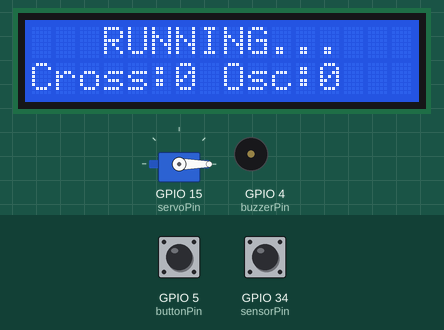
Recording of a sketch running on a simulated ESP32. Parts: servo, 16×2 character LCD, buzzer (waves = sounding, pin HIGH). The test bench sets the inputs (shaded band); at power-on: GPIO 5 (buttonPin) HIGH, GPIO 34 (sensorPin) HIGH. What the sketch prints to the serial monitor is not drawn.

Above: at 1.2 s.
1.3 s: GPIO 5 (buttonPin) pulled LOW for 0.15 s
At 2.0 s:
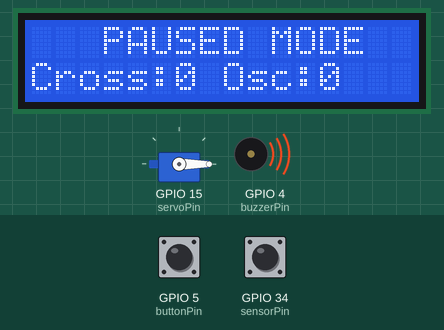
2.9 s: GPIO 5 (buttonPin) pulled LOW for 1 s
At 4.1 s:
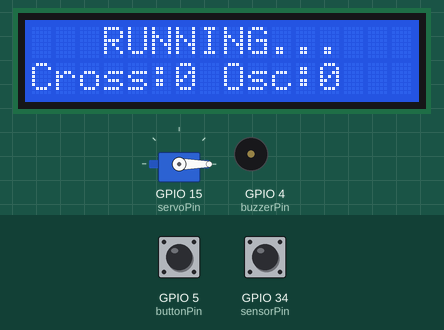
5.4 s: GPIO 34 (sensorPin) driven LOW
At 6.1 s:
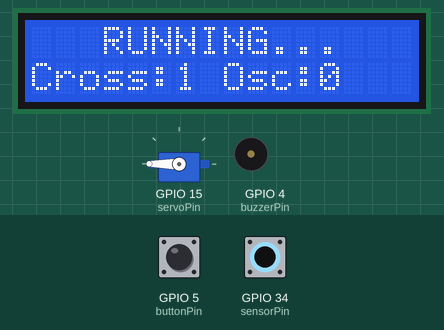
7.1 s: GPIO 5 (buttonPin) pulled LOW for 0.15 s
At 8.3 s:
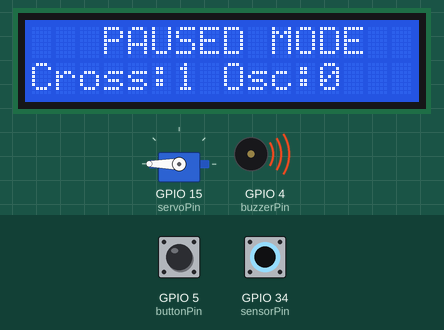
8.7 s: GPIO 5 (buttonPin) pulled LOW for 3.2 s
At 9.4 s:
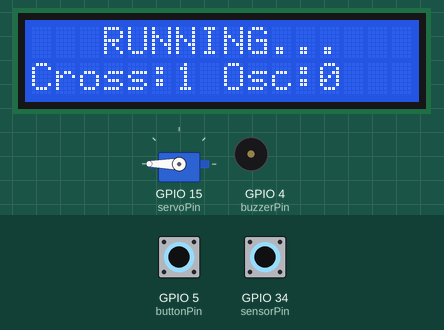
13.4 s: GPIO 34 (sensorPin) pulsed HIGH 2 times (0.12 s each, 0.3 s apart)
At 13.94 s:
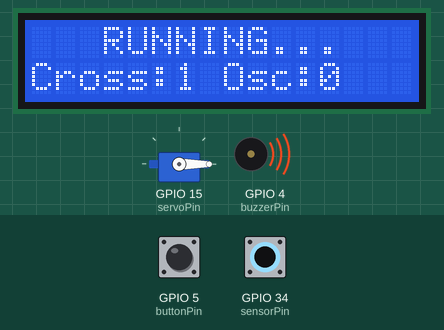
Timing chart, 0 to 16.4 s (numbered marks = the images above; inputs shaded):
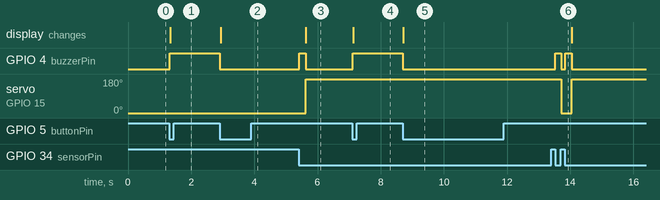

Measured:
- after the input at 1.3 s, GPIO 4 (buzzerPin): LOW → HIGH at once; the display: changes at once (image 1)
- after the input at 2.9 s, GPIO 4 (buzzerPin): HIGH → LOW at once; the display: changes at once (image 2)
- after the input at 5.4 s, GPIO 4 (buzzerPin): LOW → HIGH at once, → LOW 0.20 s later; servo on GPIO 15 (servoPin): 0° → 180° after 0.22 s; the display: changes after 0.23 s (image 3)
- after the input at 7.1 s, GPIO 4 (buzzerPin): LOW → HIGH at once; the display: changes at once (image 4)
- after the input at 8.7 s, GPIO 4 (buzzerPin): HIGH → LOW at once; the display: changes at once (image 5)
- after the input at 13.4 s, GPIO 4 (buzzerPin): alternates HIGH for 0.20 s and LOW for 0.12 s, 4 changes in all, then stays LOW, starting after 0.12 s; servo on GPIO 15 (servoPin): 180° → 0° after 0.32 s, → 180° 0.32 s later

The sketch:

pendulum.ino
```cpp
#include <Arduino.h>
#include <ESP32Servo.h>
#include <Wire.h>
#include <LiquidCrystal_I2C.h>

// Pins
int sensorPin = 34;
int buzzerPin = 4;
int servoPin  = 15;
int buttonPin = 5;

// Variables
int count = 0;
int crossings = 0;
int lastState = HIGH;
bool servoAt180 = false;

// Servo
Servo myServo;

// Pause flag
volatile bool paused = false;

// Debounce timing
volatile unsigned long lastInterruptTime = 0;
const unsigned long debounceDelay = 200;  // 200 ms debounce

// LCD: 0x27 is the I2C address, 16x2 display
LiquidCrystal_I2C lcd(0x27, 16, 2);

// ISR for button press (toggle pause state with debounce)
void IRAM_ATTR handleButtonPress() {
  unsigned long currentTime = millis();
  if (currentTime - lastInterruptTime > debounceDelay) {
    paused = !paused;   // toggle pause state
    lastInterruptTime = currentTime;
  }
}

void setup() {
  Serial.begin(115200);

  pinMode(sensorPin, INPUT);
  pinMode(buzzerPin, OUTPUT);
  pinMode(buttonPin, INPUT_PULLUP);

  myServo.attach(servoPin, 500, 2400);
  myServo.write(0);

  attachInterrupt(digitalPinToInterrupt(buttonPin), handleButtonPress, FALLING);

  // LCD init
  lcd.init();
  lcd.backlight();
  lcd.setCursor(0, 0);
  lcd.print("Pendulum Ready");
  lcd.setCursor(0, 1);
  lcd.print("Cross:0 Osc:0");
}

void loop() {
  if (paused) {
    digitalWrite(buzzerPin, HIGH);   // buzzer ON while paused
    lcd.setCursor(0, 0);
    lcd.print("   PAUSED MODE   ");
    crossings = 0;
    count = 0;
    //vTaskDelay(pdMS_TO_TICKS(10));
    return;
  } else {
    digitalWrite(buzzerPin, LOW);
    lcd.setCursor(0, 0);
    lcd.print("   RUNNING...    ");
  }

  int sensorValue = digitalRead(sensorPin);

  // Detect crossing: HIGH -> LOW
  if (lastState == HIGH && sensorValue == LOW) {
    if (crossings == 25) { crossings = 0; count = 0; }
    crossings++;
    Serial.print("Crossing detected: ");
    Serial.println(crossings);

    // Buzz on every crossing
    digitalWrite(buzzerPin, HIGH);
    vTaskDelay(pdMS_TO_TICKS(200));
    digitalWrite(buzzerPin, LOW);

    // Toggle servo position
    if (servoAt180) {
      myServo.write(0);
      servoAt180 = false;
      Serial.println("Servo moved to 0°");
    } else {
      myServo.write(180);
      servoAt180 = true;
      Serial.println("Servo moved to 180°");
    }

    // Every 2 crossings = 1 oscillation
    if (crossings % 2 == 0) {
      count++;
      Serial.print("Oscillations: ");
      Serial.println(count);
    }

    // Update LCD
    lcd.setCursor(0, 1);
    lcd.print("Cross:");
    lcd.print(crossings);
    lcd.print(" Osc:");
    lcd.print(count);
    lcd.print("   "); // clear leftover chars
  }

  lastState = sensorValue;
  vTaskDelay(pdMS_TO_TICKS(10));
}
```
